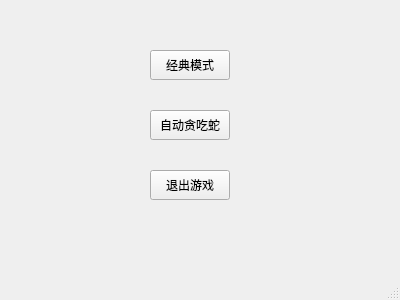
<?xml version="1.0" encoding="UTF-8"?>
<ui version="4.0">
 <class>MainWindow</class>
 <widget class="QMainWindow" name="MainWindow">
  <property name="geometry">
   <rect>
    <x>0</x>
    <y>0</y>
    <width>400</width>
    <height>300</height>
   </rect>
  </property>
  <property name="windowTitle">
   <string>MainWindow</string>
  </property>
  <widget class="QWidget" name="centralwidget">
   <widget class="QPushButton" name="classicalModeBtn">
    <property name="geometry">
     <rect>
      <x>150</x>
      <y>50</y>
      <width>80</width>
      <height>30</height>
     </rect>
    </property>
    <property name="text">
     <string>经典模式</string>
    </property>
   </widget>
   <widget class="QPushButton" name="autoModeButton">
    <property name="geometry">
     <rect>
      <x>150</x>
      <y>110</y>
      <width>80</width>
      <height>30</height>
     </rect>
    </property>
    <property name="text">
     <string>自动贪吃蛇</string>
    </property>
   </widget>
   <widget class="QPushButton" name="closeBtn">
    <property name="geometry">
     <rect>
      <x>150</x>
      <y>170</y>
      <width>80</width>
      <height>30</height>
     </rect>
    </property>
    <property name="text">
     <string>退出游戏</string>
    </property>
   </widget>
  </widget>
  <widget class="QMenuBar" name="menubar">
   <property name="geometry">
    <rect>
     <x>0</x>
     <y>0</y>
     <width>400</width>
     <height>22</height>
    </rect>
   </property>
  </widget>
  <widget class="QStatusBar" name="statusbar"/>
 </widget>
 <resources/>
 <connections>
  <connection>
   <sender>closeBtn</sender>
   <signal>clicked()</signal>
   <receiver>MainWindow</receiver>
   <slot>close()</slot>
   <hints>
    <hint type="sourcelabel">
     <x>217</x>
     <y>210</y>
    </hint>
    <hint type="destinationlabel">
     <x>279</x>
     <y>224</y>
    </hint>
   </hints>
  </connection>
 </connections>
</ui>
